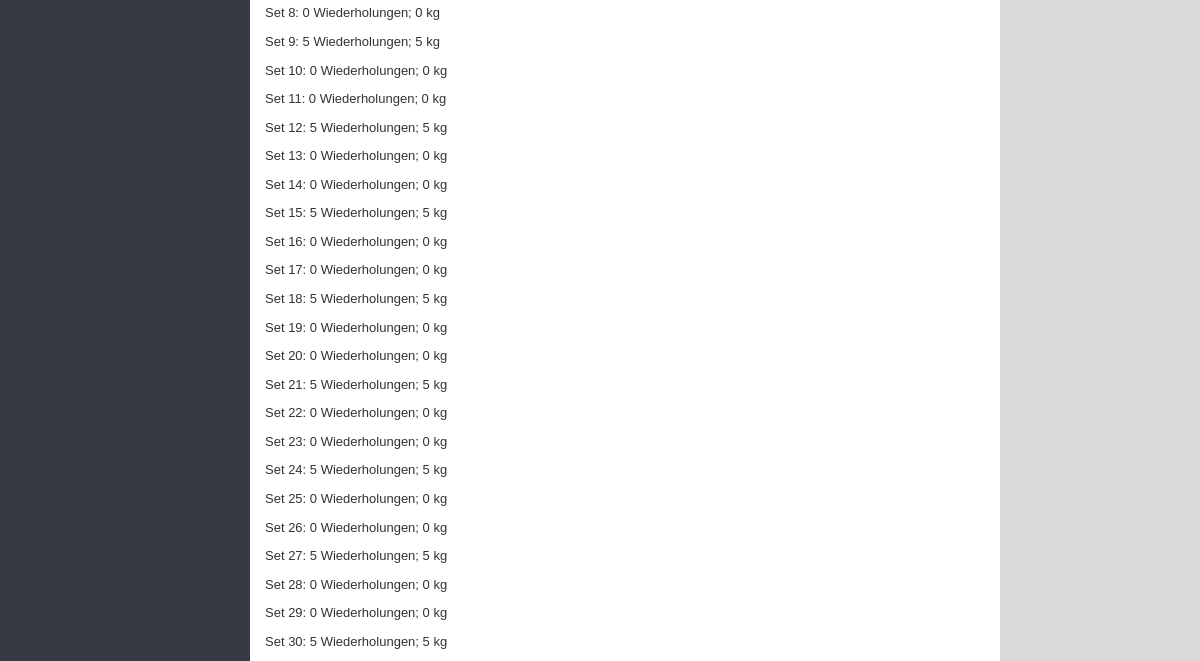
The app's page /tracker/training_units/1 (signed in, lower part), older data.
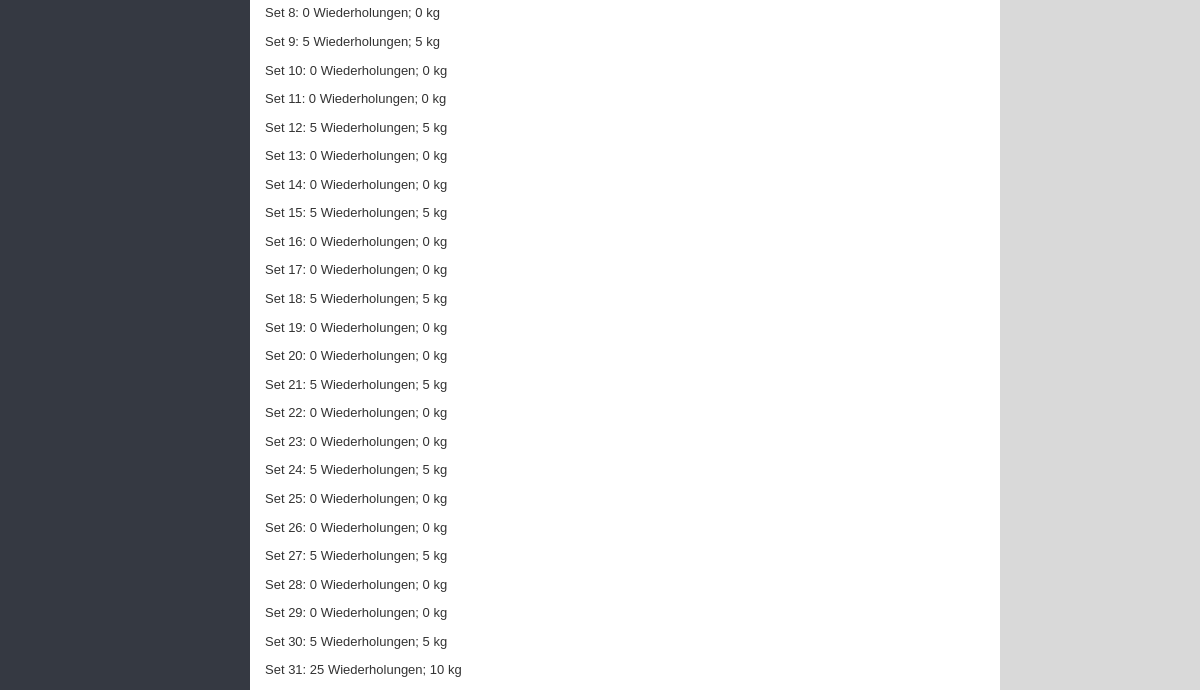
The same page, newer data.
### tracker/models/models.py (models this page shows, shortened)
class Set(models.Model):
    id = models.UUIDField(primary_key=True, default=uuid.uuid4)
    date_time = models.DateTimeField(default=timezone.now, null=False, blank=False)
    exercise_unit = models.ForeignKey(ExerciseUnit, on_delete=models.CASCADE)
    repetitions = models.IntegerField(blank=False)
    weight = models.IntegerField(blank=False)
    durations = models.TextField(max_length=1200, blank=False, null=False)

### tracker/views/views.py (the view)
# urls.py: url(r'^training_units/(?P<pk>\d+)$', views.TrainingUnitsList.as_view(), name='training_units'),
class TrainingUnitsList(LoginRequiredMixin, generic.ListView):
    model = TrainUnit
    context_object_name = 'training_units'
    template_name = 'tracker/User/training_units.html'
    def get_context_data(self, **kwargs):
        context = super().get_context_data(**kwargs)
        context['base_template'] = 'tracker/User/user_tracker_base.html'
        return context
    def get_queryset(self):
        return TrainUnit.objects.filter(user=self.request.user.userprofile)

### tracker/models/models.py (called while the page is built)
    def __str__(self):
        return self.name

### tracker/templates/tracker/User/training_units.html (shortened to what this page needs)
{% extends base_template %}
{% block extra_head %}
{% load static %}
{% endblock %}
{% block site_content %}
<div class="container background-col">
    <div class="row full-height">
        <div class="col-xs-12 col-sm-12 col-md-12 col-lg-12">
            {% for train_unit in training_units %}
                <div class="row">
                    {% for exercise_unit in train_unit.exercise_units.all %}
                        {% for set in exercise_unit.set_set.all %}
                            <p>Set {{ forloop.counter }}: {{ set.repetitions }} Wiederholungen; {{ set.weight }} kg</p>
                        {% endfor %}
                    {% endfor %}
                </div>
            {% endfor %}
        </div>
    </div>
</div>
{% endblock %}

### tracker/templates/tracker/User/user_tracker_base.html (shortened to what this page needs)
{% extends "tracker/tracker_base.html" %}

### tracker/templates/tracker/tracker_base.html (shortened to what this page needs)
<!DOCTYPE html>
<html lang="en">
<head>
  <link rel="stylesheet" href="https://maxcdn.bootstrapcdn.com/bootstrap/3.3.7/css/bootstrap.min.css">
  {% load static %}
  <link rel="stylesheet" href="{% static 'tracker/css/tracker_style.css' %}">
</head>
<body>
        <div id="toggle-wrapper" class="container-fluid toggled">
        <div id="sidebar-wrapper">
        </div>
        <div id="page-content-wrapper">
            <div class="container-fluid">
                <div class="row" id="page-row">
                    <div class="col-xs-12 col-sm-12 col-md-9 col-lg-10" id="content">
                            {% block site_content %}
                            {% endblock %}
                    </div>
                    <div class="hidden-xs hidden-sm col-md-3 col-lg-2 full-height" id="activity-bar">
                    </div>
                </div>
            </div>
        </div>
    </div>
    {% load static %}
</body>
</html>

### tracker/static/tracker/css/tracker_style.css (style rules this page uses)
html, body { height: 100%; min-height: 100%; width: 100%; min-width: 100%; margin: 0px; max-width: 100%; padding: 0px; font-family: TrajanPro-Regular, 'Lucida Grande', sans-serif; overflow-x: hidden; }
body { padding-top: 50px; }
@media only screen and (min-width: 701px) and (max-width: 1280px) { html, body { font-size: 13px; } }
#toggle-wrapper { padding: 0; -webkit-transition: all 0.5s ease; -moz-transition: all 0.5s ease; -o-transition: all 0.5s ease; transition: all 0.5s ease; }
#toggle-wrapper.toggled { padding-left: 250px; }
#sidebar-wrapper { z-index: 1000; position: fixed; left: 250px; width: 0; height: 100%; margin-left: -250px; overflow-y: auto; background: rgb(53, 57, 66); -webkit-transition: all 0.5s ease; -moz-transition: all 0.5s ease; -o-transition: all 0.5s ease; transition: all 0.5s ease; }
#toggle-wrapper.toggled #sidebar-wrapper { width: 250px; }
#page-content-wrapper { width: 100%; position: absolute; padding: 15px; }
#toggle-wrapper.toggled #page-content-wrapper { position: absolute; margin-right: -250px; }
@media (min-width:768px) { #toggle-wrapper { padding-left: 0; } }
@media (min-width:768px) { #toggle-wrapper.toggled { padding-left: 250px; } }
@media (min-width:768px) { #sidebar-wrapper { width: 0; } }
@media (min-width:768px) { #toggle-wrapper.toggled #sidebar-wrapper { width: 250px; } }
@media (min-width:768px) { #page-content-wrapper { padding: 0px; position: relative; } }
@media (min-width:768px) { #toggle-wrapper.toggled #page-content-wrapper { position: relative; margin-right: 0; } }
#activity-bar { background-color: rgb(217, 217, 217); min-height: calc(100vh - 50px); right: 0; position: fixed; padding: 0px; max-height: 100%; }
#page-row { min-height: 100vh; margin: 0px; padding: 0px; }
.container-fluid { margin: 0px; padding: 0px; }
.full-height { min-height: 100%; height: 100%; }

Row changes from the older to the newer data that the page shows:
added Set: repetitions "25", weight "10"
